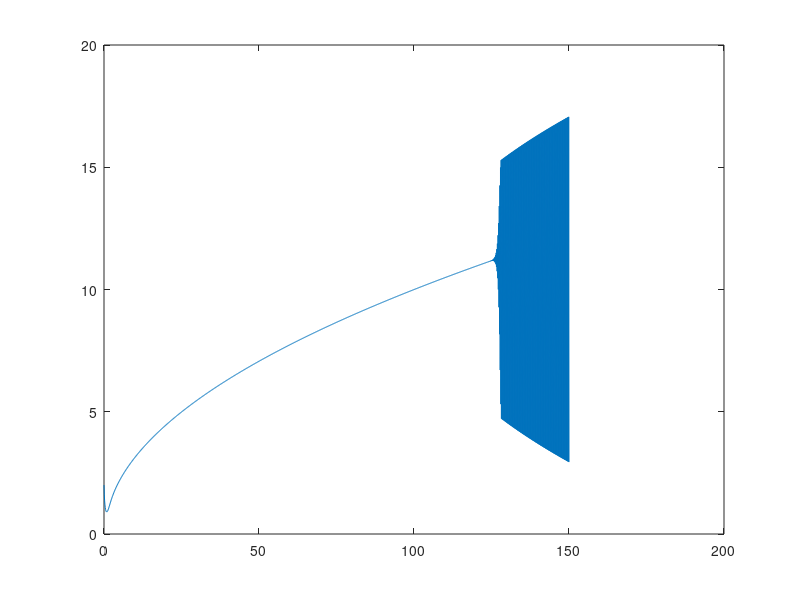

Write MATLAB code to recreate this figure.
% 1. Preliminares: uso de la funcion plot
x = -1:0.01:1;
f1 = @(x) x^2;
f2 = @(x) 2*x;
y1 = [];
for i = x
    y1 = [y1,f1(i)];
end
% plot(x,y1,'Color','green','LineWidth',2);
% xlim([-2,2]);
% ylim([-1,2]);
% hold on;
% 
% y2 = [];
% for i = x
%     y2 = [y2 f2(i)];
% end
% plot(x,y2,'Color','red','LineWidth',2);
%==============================


% 2. Preliminares: creacion de video
% y = 0;
% v = VideoWriter('video2.avi');
% video.FrameRate=20;
% 
% open(v);
% for r = 0:0.01:1
%     plot(r,y,'Marker','o','MarkerSize',10);
%     xlim([-1.2,1.2]);
%     ylim([-1.5,1.5]);
%     F = getframe(gcf);
%     writeVideo(v,F);
% end

%close(v);

f = @(x,t) t-x^2; % dx
h = 0.1;
t = 0:h:150;
x0 = 2;
t0 = 0;
x = [x0];
n = length(t);

for i = 2:n
    x(i) = x(i-1)+ h*f(x(i-1),t(i-1));
end


plot(t,x)
